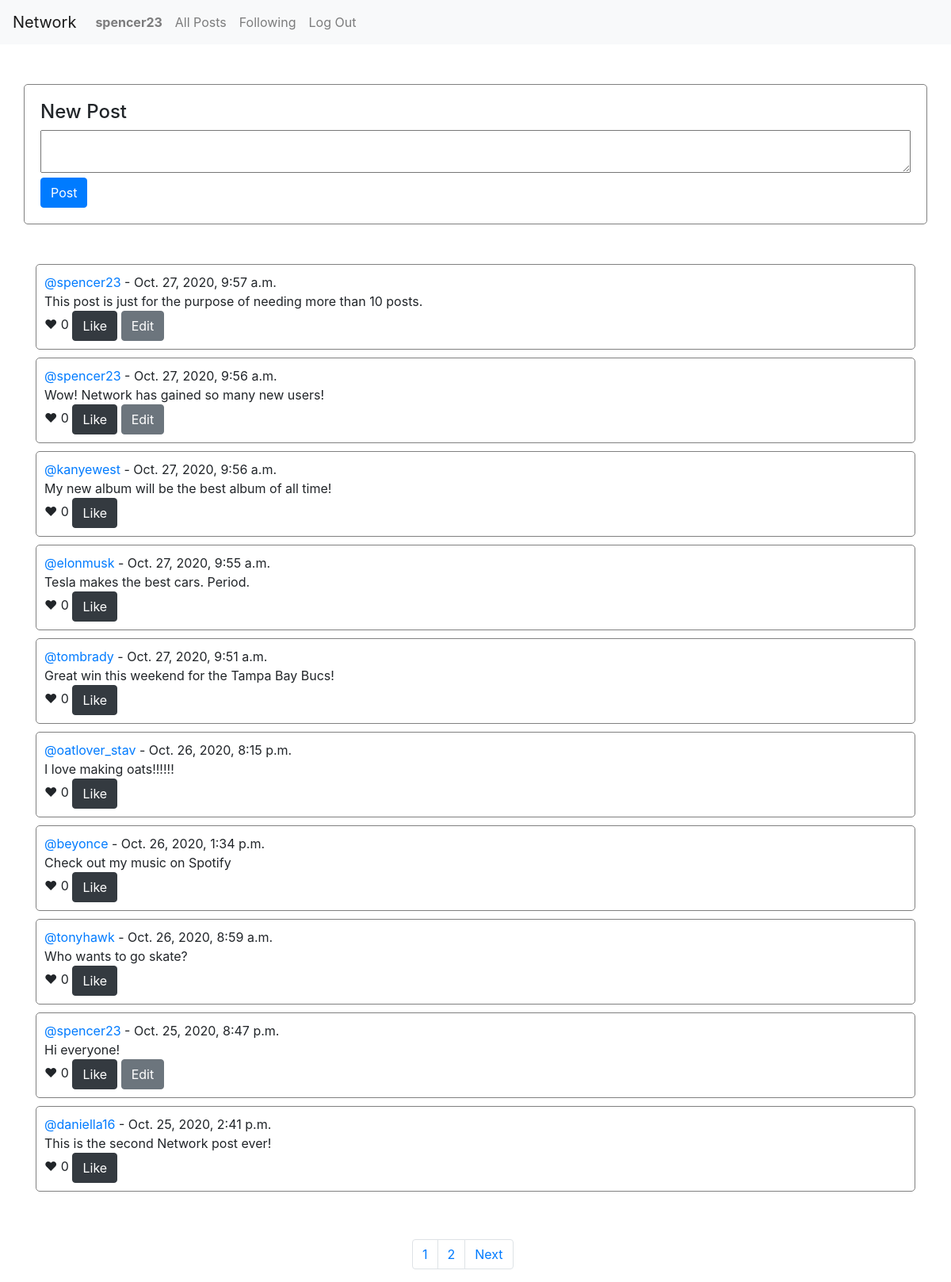
Page / (signed in) on the committed database.
### network/models.py (models this page shows)
class User(AbstractUser):
    pass

class Post(models.Model):
    text = models.CharField(max_length=300)
    user = models.ForeignKey(User, on_delete=models.CASCADE, related_name='creator')
    likes = models.ManyToManyField(User, blank=True, related_name="liked_by")
    timestamp = models.DateTimeField(auto_now_add=True)

### network/views.py (the view)
# urls.py: path("", views.index, name="index"),
def index(request):
    posts_list = Post.objects.all().order_by('-timestamp')
    page = request.GET.get('page', 1)
    paginator = Paginator(posts_list, 10)
    try:
        posts = paginator.page(page)
    except PageNotAnInteger:
        posts = paginator.page(1)
    except EmptyPage:
        posts = paginator.page(paginator.num_pages)
    return render(request, "network/index.html", {
        'form': PostForm(),
        'posts': posts
    })

### network/views.py
class PostForm(forms.Form):
    text = forms.CharField(label='', widget=forms.Textarea(attrs={"rows":2}), max_length=300, required=True)

### network/templates/network/index.html (shortened to what this page needs)
{% extends "network/layout.html" %}
{% block body %}
  <div class="container">
    {% if user.is_authenticated %}
      <div class="row">
        <div class="col-12 post__form--container">
          <h4>New Post</h4>
          <form class="" action="{% url 'newpost' username=user.username %}" method="POST">
            {{ form }}
            <br>
            <input type="submit" name="" class="btn btn-primary" value="Post">
          </form>
        </div>
      </div>
    {% endif %}
    <div class="row">
      <div class="col-12">
        {% for post in posts %}
          <div class="post__container">
            <a href="user/{{ post.user }}">@{{ post.user }}</a> - {{ post.timestamp }}
            <br>
            <p class="post__text--container post__{{ post.id }}--container">{{ post.text }}</p>
            &hearts; <span class="post__{{ post.id }}--likes">{{ post.likes.count }}</span>
            {% if user.is_authenticated %}
              {% if request.user in post.likes.all %}
                <button type="button" name="" class="btn btn-light btn-like" data-func="unlike" data-id="{{ post.id }}">Unlike</button>
              {% else %}
                <button type="button" name="" class="btn btn-dark btn-like" data-func="like" data-id="{{ post.id }}">Like</button>
              {% endif %}
              {% if post.user == request.user %}
                <button type="button" name="" class="btn btn-secondary btn-edit" data-func="edit" data-id="{{ post.id }}">Edit</button>
              {% endif %}
            {% endif %}
          </div>
        {% endfor %}
      </div>
    </div>
    {% if posts.has_other_pages %}
    <div class="row">
      <div class="col-5"></div>
      <div class="col-2">
        <nav aria-label="Page navigation example">
          <ul class="pagination">
            {% for i in posts.paginator.page_range %}
              <li class="page-item"><a class="page-link" href="?page={{ i }}">{{ i }}</a></li>
            {% endfor %}
            {% if posts.has_next %}
              <li class="page-item"><a class="page-link" href="?page={{ posts.next_page_number }}">Next</a></li>
            {% endif %}
          </ul>
        </nav>
      </div>
      <div class="col-5"></div>
    </div>
    {% endif %}
  </div>
{% endblock %}

### network/templates/network/layout.html (shortened to what this page needs)
{% load static %}
<!DOCTYPE html>
<html lang="en">
    <head>
        <link rel="stylesheet" href="https://stackpath.bootstrapcdn.com/bootstrap/4.4.1/css/bootstrap.min.css">
        <link href="{% static 'network/styles.css' %}" rel="stylesheet">
    </head>
    <body>
        <nav class="navbar navbar-expand-lg navbar-light bg-light">
            <a class="navbar-brand" href="#">Network</a>
            <div>
              <ul class="navbar-nav mr-auto">
                {% if user.is_authenticated %}
                    <li class="nav-item">
                        <a class="nav-link" href="#"><strong>{{ user.username }}</strong></a>
                    </li>
                {% endif %}
                <li class="nav-item">
                  <a class="nav-link" href="{% url 'index' %}">All Posts</a>
                </li>
                {% if user.is_authenticated %}
                    <li class="nav-item">
                        <a class="nav-link" href="{% url 'following' %}">Following</a>
                    </li>
                    <li class="nav-item">
                        <a class="nav-link" href="{% url 'logout' %}">Log Out</a>
                    </li>
                {% endif %}
              </ul>
            </div>
          </nav>
        <div class="body">
            {% block body %}
            {% endblock %}
        </div>
        {% load staticfiles %}
    </body>
</html>

### network/static/network/styles.css (style rules this page uses)
.row { margin-top: 50px; }
.post__form--container { border: 1px solid gray; border-radius: 5px; padding: 20px; }
.post__form--container textarea { width: 100%; }
.post__container { border: 1px solid gray; border-radius: 5px; margin-bottom: 10px; padding: 10px; }
.post__text--container { margin-bottom: 0px !important; }

### rows in the picture
User: username "spencer23"
Post: user "spencer23", timestamp "Oct. 27, 2020, 9:57 a.m.", text "This post is just for the purpose of needing more than 10 posts.", likes.count "0"
Post: user "spencer23", timestamp "Oct. 27, 2020, 9:56 a.m.", text "Wow! Network has gained so many new users!", likes.count "0"
Post: user "kanyewest", timestamp "Oct. 27, 2020, 9:56 a.m.", text "My new album will be the best album of all time!", likes.count "0"
Post: user "elonmusk", timestamp "Oct. 27, 2020, 9:55 a.m.", text "Tesla makes the best cars. Period.", likes.count "0"
Post: user "tombrady", timestamp "Oct. 27, 2020, 9:51 a.m.", text "Great win this weekend for the Tampa Bay Bucs!", likes.count "0"
Post: user "oatlover_stav", timestamp "Oct. 26, 2020, 8:15 p.m.", text "I love making oats!!!!!!", likes.count "0"
Post: user "beyonce", timestamp "Oct. 26, 2020, 1:34 p.m.", text "Check out my music on Spotify", likes.count "0"
Post: user "tonyhawk", timestamp "Oct. 26, 2020, 8:59 a.m.", text "Who wants to go skate?", likes.count "0"
Post: user "spencer23", timestamp "Oct. 25, 2020, 8:47 p.m.", text "Hi everyone!", likes.count "0"
Post: user "daniella16", timestamp "Oct. 25, 2020, 2:41 p.m.", text "This is the second Network post ever!", likes.count "0"

### other values in the picture
{{ i }} "1" "2"
